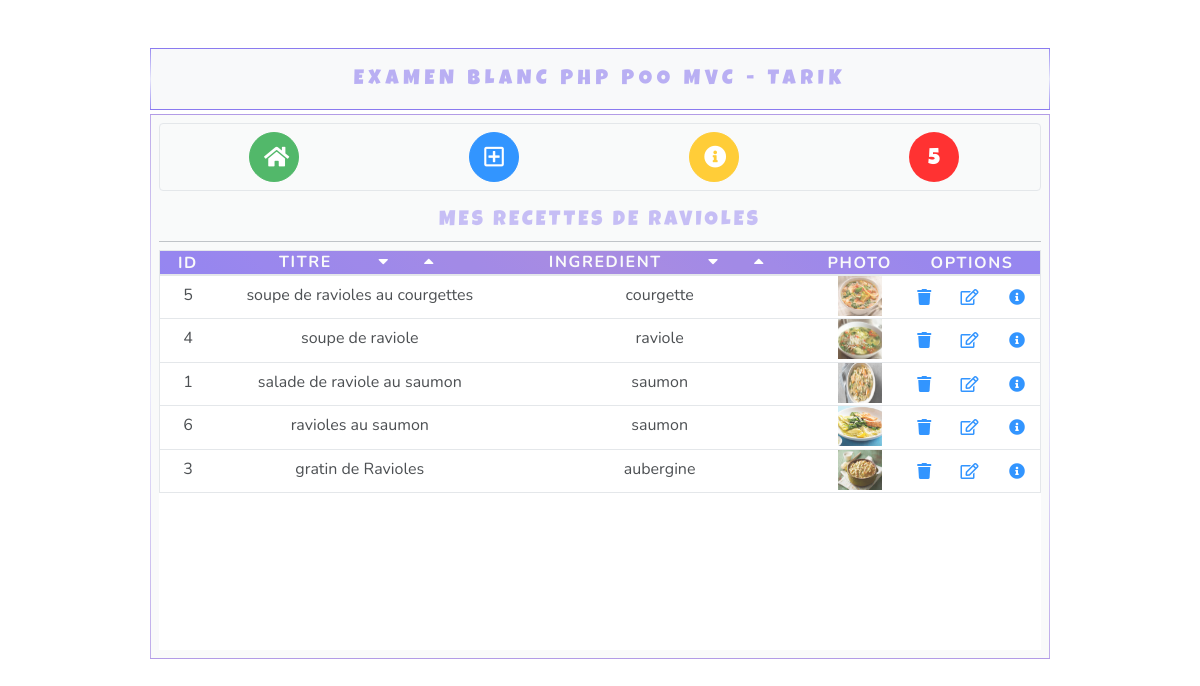
Screenshot of /index.php?controller=default&action=orderByDesc with the database file from the repository.
### tables this page shows
CREATE TABLE `ravioles` (
  `id` int(11) NOT NULL,
  `title` varchar(250) NOT NULL,
  `ingredient` varchar(250) NOT NULL,
  `description` text NOT NULL,
  `picture` varchar(250) NOT NULL
);

### controller/DefaultController.php (called while the page is built, shortened)
<?php
class DefaultController
{
    private $raviolesManager;
    public function __construct()
    {
        $this->raviolesManager = new RaviolesManager();
    }
    public function orderByNameDesc(){
        $ravioles = $this->raviolesManager->orderByDesc();
        require ('view/home.php');
    }
}

### model/Database.php (called while the page is built, shortened)
<?php
class Database{
    private $host = 'localhost';
    private $dbname = 'recipes';
    private $username = 'root';
    private $password = '';
    public function __construct(){
        try{
            $this->bdd = new PDO('mysql:host='.$this->host.';dbname='.$this->dbname,$this->username,$this->password);
        }
        catch(Exception $e) {
            die('Erreur '.$e->getMessage());
        }
    }
}
?>

### model/RaviolesManager.php (called while the page is built, shortened)
<?php
class RaviolesManager extends Database
{
    public function orderByDesc(){
        $ravioles = [];
        $sql = 'SELECT * FROM ravioles ORDER BY title DESC';
        foreach ($this->bdd->query($sql) as $row){
            $ravioles[] = new Ravioles($row['id'], $row['title'], $row['ingredient'], $row['description'], $row['picture']);
        }
        return $ravioles;
    }
}

### model/Ravioles.php (called while the page is built, shortened)
<?php
class Ravioles
{
    private $id;
    private $title;
    private $ingredient;
    private $picture;
    public function __construct($id, $title, $ingredient, $description, $picture)
    {
        $this->id = $id;
        $this->title = $title;
        $this->ingredient = $ingredient;
        $this->picture = $picture;
    }
    public function getId()
    {
        return $this->id;
    }
    public function getTitle()
    {
        return $this->title;
    }
    public function getIngredient()
    {
        return $this->ingredient;
    }
    public function getPicture()
    {
        return $this->picture;
    }
}

### view/parts/listRavioles.php (the view)
<div class="bg-white scroller">
        <table class="table border rounded">
            <thead class="text-uppercase text-light">
            <tr>
                <th>id</th>
                <th>
                    <span>titre&emsp;</span>
                    &emsp;<a class='tri' href="../../../exam_blanc_php_poo_mvc_tarik/index.php?controller=default&action=orderBy"><i class="fas fa-caret-down"></i></a>
                    &emsp;<a class='tri' href="../../../exam_blanc_php_poo_mvc_tarik/index.php?controller=default&action=orderByDesc"><i class="fas fa-caret-up"></i></a>
                </th>
                <th>
                    <span>ingredient&emsp;</span>
                    &emsp;<a class='tri' href="../../../exam_blanc_php_poo_mvc_tarik/index.php?controller=default&action=orderByIngredientAsc"><i class="fas fa-caret-down"></i></a>
                    &emsp;<a class='tri' href="../../../exam_blanc_php_poo_mvc_tarik/index.php?controller=default&action=orderByIngredientDesc"><i class="fas fa-caret-up"></i></a>
                </th>
                <th>photo</th>
                <th class="text-center" colspan="3">options</th>
            </tr>
            </thead>
            <tbody>
        <tr><?php foreach ($ravioles as $raviole){?>
            <td><?=$raviole->getId();?></td>
            <td><?=$raviole->getTitle();?></td>
            <td><?=$raviole->getIngredient();?></td>
            <td width="10%"><img width=50% height=40px src="assets/<?=$raviole->getPicture();?>"</td>
            <td class=""><a href="../../../exam_blanc_php_poo_mvc_tarik/index.php?controller=raviole&action=delete&id=<?php echo $raviole->getId()?>"><i class="fas fa-trash"></i></a></td>
            <td class=""><a href="../../../exam_blanc_php_poo_mvc_tarik/index.php?controller=raviole&action=updateForm&id=<?php echo $raviole->getId()?>"><i class="far fa-edit"></i></a></td>
            <td class=""><a title="voir les details" href="../../../exam_blanc_php_poo_mvc_tarik/index.php?controller=raviole&action=displayOne&id=<?php echo $raviole->getId()?>"><i class="fas fa-info-circle"></i></a></td>
        </tr>
        <?php
        }?>
        </tbody>
        </table>
</div>

### rows the page displays
ravioles: id "5", title "soupe de ravioles au courgettes", ingredient "courgette", picture (picture)
ravioles: id "4", title "soupe de raviole", ingredient "raviole", picture (picture)
ravioles: id "1", title "salade de raviole au saumon", ingredient "saumon", picture (picture)
ravioles: id "6", title "ravioles au saumon", ingredient "saumon", picture (picture)
ravioles: id "3", title "gratin de Ravioles", ingredient "aubergine", picture (picture)

### other values shown
$data "5"
